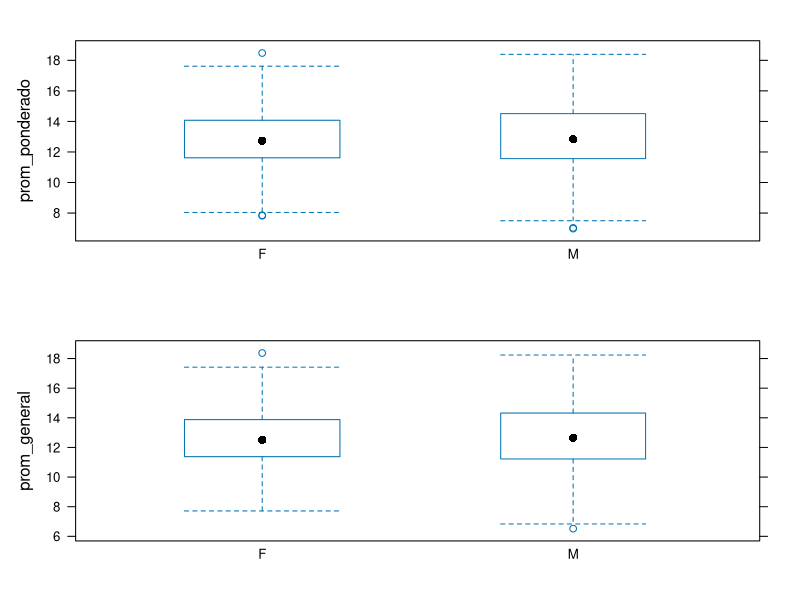
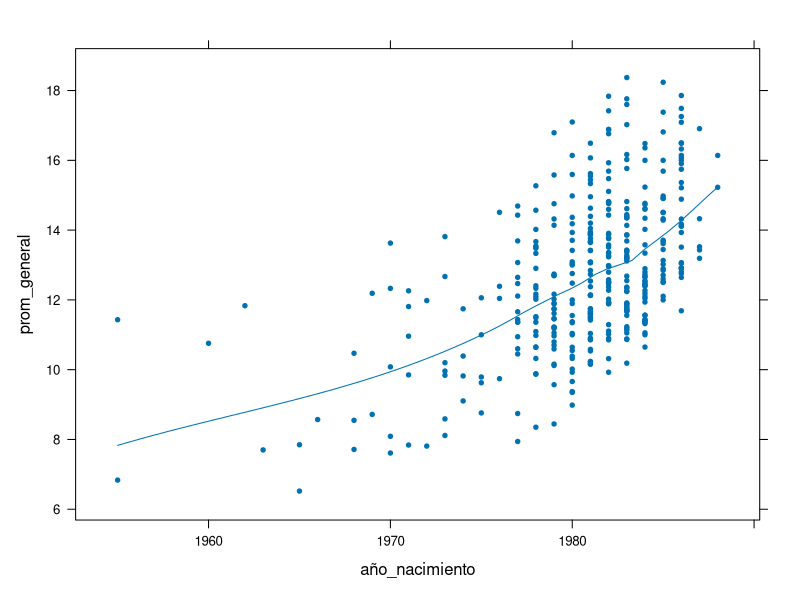
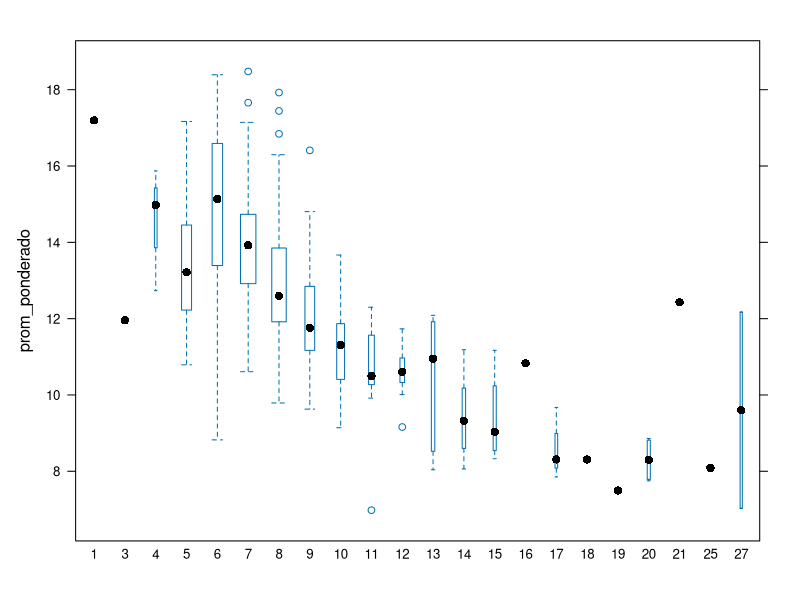

Generate these figures, in order, with R:
## ---- chunk 1
grad = read.csv2("DatosGraduadosSistemas.csv")
library("lattice")
## ---- chunk 2
h1 <- bwplot(prom_ponderado~factor(sexo),data=grad,varwidth=T)
h2 <- bwplot(prom_general~factor(sexo),data=grad,varwidth=T)
plot(h1,split=c(1,1,1,2),more=TRUE)
plot(h2,split=c(1,2,1,2),new.page=FALSE)
## ---- chunk 3
xyplot(prom_general~año_nacimiento,data=grad,pch=20,
       panel = function(x, y, ...) {
         panel.xyplot(x, y, ...)
         panel.loess(x, y) }
)

## ---- chunk 4
bwplot(prom_ponderado~factor(años_estudio),data=grad,varwidth=T)
